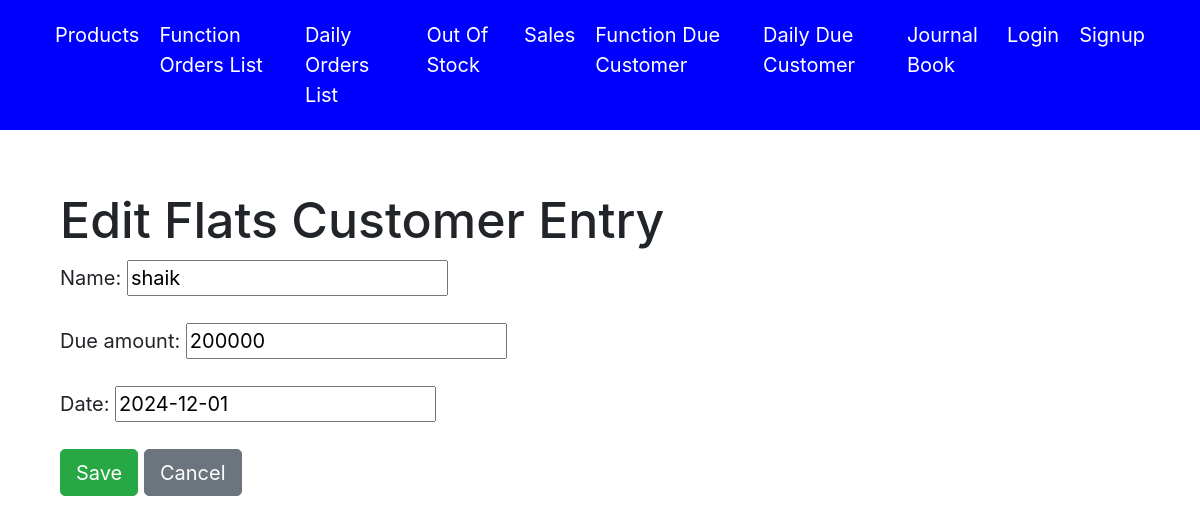
The app's page /flats/debt/customers/3/edit/ with its own data.
### accounts/models.py (models this page shows, shortened)
class FlatsDebtCustomer(models.Model):
    name = models.CharField(max_length=100)
    due_amount = models.IntegerField()
    date = models.DateField(default=timezone.now)

### accounts/views.py (the view)
# urls.py: path('flats/debt/customers/<int:pk>/edit/',views.flat_debt_customer_update, name='flat_debt_customer_update'),
def flat_debt_customer_update(request, pk):
    flat_entry = get_object_or_404(FlatsDebtCustomer, pk=pk)
    if request.method == 'POST':
        form = FlatDebtCustomerForm(request.POST, instance=flat_entry)
        if form.is_valid():
            form.save()
            return redirect('flat_debt_customer_list')
    else:
        form = FlatDebtCustomerForm(instance=flat_entry)
    return render(request, 'flat_debt_customers_form.html', {'form': form})

### accounts/forms.py
class FlatDebtCustomerForm(forms.ModelForm):
    class Meta:
        model = FlatsDebtCustomer
        fields = ['name', 'due_amount', 'date']

### accounts/templates/flat_debt_customers_form.html (shortened to what this page needs)
{% extends 'base.html' %}
{% block content %}
<head>
    <link href="https://stackpath.bootstrapcdn.com/bootstrap/4.5.2/css/bootstrap.min.css" rel="stylesheet">
</head>
<body>
    <div class="container mt-5">
        <h1>{% if form.instance.pk %}Edit{% else %}Add{% endif %} Flats Customer Entry</h1>
        <form method="post">
            <div class="form-group">
                {{ form.as_p }}
            </div>
            <button type="submit" class="btn btn-success">Save</button>
            <a href="{% url 'flat_debt_customer_list' %}" class="btn btn-secondary">Cancel</a>
        </form>
    </div>
</body>
{% endblock %}

### accounts/templates/base.html (style rules this page uses)
html, body { height: 100%; margin: 0; font-size: 20px; }

### records on screen
FlatsDebtCustomer: name "shaik", due_amount "200000", date "2024-12-01"
